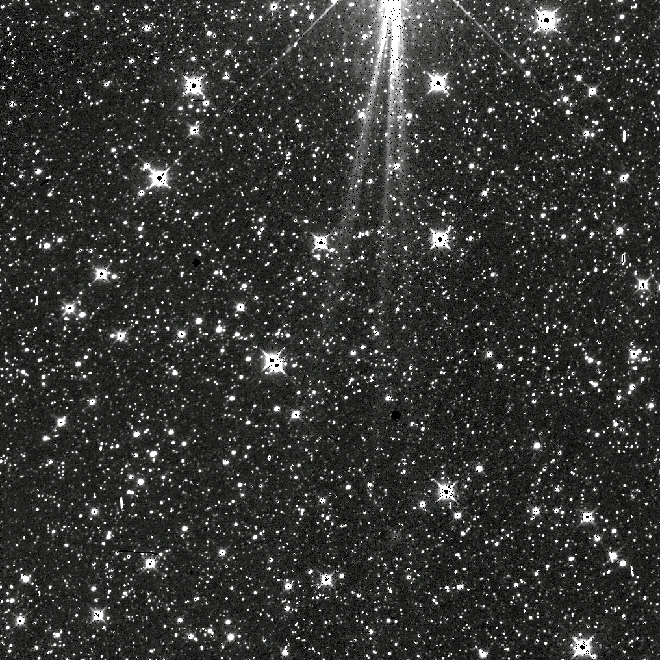
#> input picture SAA_images/saa_img1.png, 660 x 660 px
$ jupyter execute --allow-errors image_prep.ipynb   (shell and % lines are left out)
#> lines starting #> are read from the running program, lines starting #| are printed output that depends on the picture; after the words box and inside, x2 and y2 are one past the last pixel; in counts of white or black regions, pixels touching at a corner belong together
# This takes an image from the NEOWISE SAA database and does the following to create a data file of images with labels:

- takes a portion of it into a smaller image (for processing time)
- identifies bright spots in the smaller image and takes their coordinates
- uses those coordinates to isolate those bright spots into even smaller images
- TODO: saves those images, their coordinates in the original image, and their label (cosmic ray/not cosmic ray) into a file

## Imports

[cell 1]
# ^ necessary for in-line plots

import numpy as np
import pickle
import cv2
import matplotlib.pyplot as plt

## Load image and visualize

[cell 2]
# check images in images folder

[cell 3]
# load image from folder
img = cv2.imread('SAA_images/saa_img1.png')
#> img is the input picture: shape (660, 660, 3); mean B, G, R 52.8, 54.8, 53.7

[cell 4]
# using matplotlib imshow instead of cv2 b/c it can display inline
plt.imshow(img, cmap='gray');

[cell 5]
start_x = 0
start_y = 0
img_size = 50
img_sm_og = img[start_y:(start_y+img_size), start_x:(start_x+img_size)]
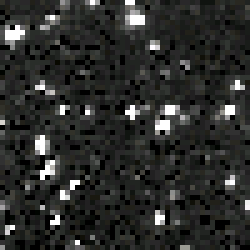
#> img_sm_og: shape (50, 50, 3) (shown 5 times larger); mean B, G, R 43.8, 45.8, 44.7

[cell 6]
plt.imshow(img_sm_og, cmap='gray');

## Detect bright spots

https://www.pyimagesearch.com/2016/10/31/detecting-multiple-bright-spots-in-an-image-with-python-and-opencv/

^ this didn't actually work great. It did lead me to this documentation though:
https://docs.opencv.org/3.1.0/dd/d49/tutorial_py_contour_features.html
https://docs.opencv.org/3.1.0/dc/da5/tutorial_py_drawing_functions.html

[cell 7]
#imports
import numpy as np
import cv2

[cell 8]
# apply light threshold to image
# this takes any pixel value >= 200 and sets it to 255 (white)

thresh = cv2.threshold(img_sm_og, 200, 255, cv2.THRESH_BINARY)[1]
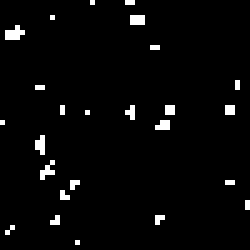
#> thresh: shape (50, 50, 3) (shown 5 times larger); 3% white in thin lines or dots

plt.imshow(thresh);
thresh.shape
#> Out = (50, 50, 3)

[cell 9]
# Turning this into a gray image to find contours later
thresh_gray = cv2.cvtColor(thresh, cv2.COLOR_BGR2GRAY)
#> thresh_gray: shape (50, 50); 3% white in thin lines or dots

plt.imshow(thresh_gray);
thresh_gray.shape # should only be 2D
#> Out = (50, 50)

[cell 10]
# this isolates the bright spots in an image (gives you coords)
contours, hierarchy = cv2.findContours(thresh_gray, 1, 2)
#> contours = 25 contours, all with area under 20
cnt = contours[0] # indeces of one bright spot
#> cnt = [[15, 48]]
print(cnt)
#| [[[15 48]]]
cnt.shape
#> Out = (1, 1, 2)

[cell 11]
# RECTANGLE CHANGES THE ORIGINAL IMAGE, SO MAKE A COPY
rect_img = img_sm_og.copy()

# This draws a bounding box at the site of the bright spot
x, y, w, h = cv2.boundingRect(cnt)
#> x = 15; y = 48; w = 1; h = 1
cv2.rectangle(rect_img, (x,y), (x+w,y+h),(0,255,0),2)
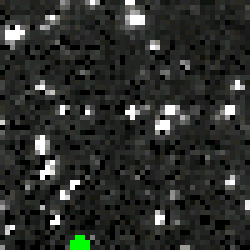
#> rect_img: shape (50, 50, 3) (shown 5 times larger); 0.4% of pixels changed, all inside (x1, y1, x2, y2) = (14, 47, 18, 50)
plt.imshow(rect_img);

[cell 12]
# We can get a portion of the image!! Woohoo!! Look at this test image:

#want a certain amount of pixels on either side of image
size = 6

ymax = y+h # this is for comparison's sake
#> ymax = 49
xmax = x+w
#> xmax = 16

row_mid = (y+y+h)/2
#> row_mid = 48.5
column_mid = (x+x+w)/2
#> column_mid = 15.5

row_begin = int(row_mid - (size/2))
#> row_begin = 45
row_end = int(row_mid + (size/2))
#> row_end = 51

column_begin = int(column_mid - (size/2))
#> column_begin = 12
column_end = int(column_mid + (size/2))
#> column_end = 18

temp = img_sm_og[row_begin:row_end, column_begin:column_end]

plt.imshow(temp);

print(y, ymax)
#| 48 49
print(x, xmax)
#| 15 16
print(row_begin, row_end)
#| 45 51
print(column_begin, column_end)
#| 12 18
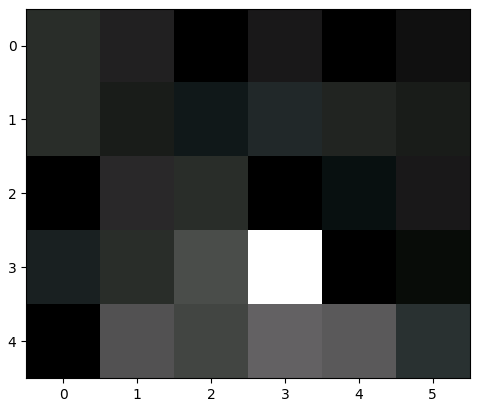
#> figure drawn by matplotlib, 1 panel

## Plot detected bright spots

[cell 13]
# general func for obtaining smaller img
def get_bright_spot(index, size, resize_img=False):
    if index < len(contours):
        cnt = contours[index]
        if len(cnt) > 1:
            cnt = cnt[0]

        x, y, w, h = cv2.boundingRect(cnt)
        row_mid = (y+y+h)/2
        column_mid = (x+x+w)/2

        row_begin = int(row_mid - (size/2))
        row_end = int(row_mid + (size/2))

        column_begin = int(column_mid - (size/2))
        column_end = int(column_mid + (size/2))

        if row_begin < 0:
            row_begin = 0

        if column_begin < 0:
            column_begin = 0

        img_temp = img_sm_og[row_begin:row_end, column_begin:column_end]

    else:
        img_temp = np.random.randint(10,size=(size,size))
        row_mid = 0
        column_mid = 0

    if resize_img:
        height = img_temp.shape[0]
        width = img_temp.shape[1]
        if height != size or width != size:
            img_temp = resize_image(img_temp, size)

    return img_temp, column_mid, row_mid

def resize_image(image, size):
    h, w = image.shape[0], image.shape[1]

    top = size - h
    bottom = 0
    left = size - w
    right = 0

    BLACK = [0,0,0]
    image = cv2.copyMakeBorder(image, top, bottom, left, right, cv2.BORDER_CONSTANT, value = BLACK)
    return image

[cell 14]
# Now to try to plot multiple bright spots

num_cnts = len(contours)
#> num_cnts = 25
fig = plt.figure(figsize=(num_cnts*2, 2*num_cnts))

columns = 1
rows = int(num_cnts/columns)+1
#> rows = 26

for i in range(0, rows*columns):
    img_new, x, y = get_bright_spot(i,6,resize_img=True)
    ax = plt.subplot(rows,columns,i+1)
    ax.set_title('{}: {},{}'.format(i, x, y))
    ax.imshow(img_new)
#> this loop made 26 passes
#> (cnt in get_bright_spot, x, y, row_mid in get_bright_spot, column_mid in get_bright_spot, row_end in get_bright_spot) on passes 1 to 12: ([[15, 48]], 15.5, 48.5, 48.5, 15.5, 51), ([[2, 45]], 2.5, 45.5, 45.5, 2.5, 48), ([[31, 43]], 31.5, 43.5, 43.5, 31.5, 46), ([[11, 43]], 11.5, 43.5, 43.5, 11.5, 46), ([[49, 40]], 49.5, 40.5, 40.5, 49.5, 43), ([[12, 38]], 12.5, 38.5, 38.5, 12.5, 41), ([[45, 36]], 45.5, 36.5, 36.5, 45.5, 39), ([[14, 36]], 14.5, 36.5, 36.5, 14.5, 39), ([[10, 32]], 10.5, 32.5, 32.5, 10.5, 35), ([[8, 27]], 8.5, 27.5, 27.5, 8.5, 30), ([[32, 24]], 32.5, 24.5, 24.5, 32.5, 27), ([[0, 24]], 0.5, 24.5, 24.5, 0.5, 27)

plt.show()
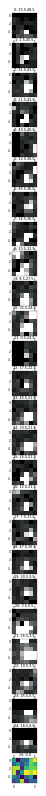
#> figure drawn by matplotlib, 26 panels

# Save data (TODO)

## Create file

[cell 15]
import os

path = "processed_images/"
name = "data"
file_name = "{}{}".format(path, name)

file = open(file_name, "w+") # w+ indicates appending to file, + means creating if it doesn't exist
type(img_new)
# want to save img, x and y coords in original image, and key for type of object
#file.write("img_num,x,y,label \n")
#file.close()

## Save detected bright spots
Append info to file

[cell 16]
# note: need to make img_sm_og and contours in above cells

def save_bright_spot(image,img_num, x, y, label):
    cv2.imwrite(os.path.join(path, '{}.png'.format(img_num)), image)
    with open(file_name, 'a') as file:
        file.write('{},{},{},{}\n'.format(img_num,x,y,label))

[cell 17]
for i in range(0,len(contours)):
    img_new, x, y = get_bright_spot(i,6,resize_img=True)
    save_bright_spot(img_new,i,x, y, 1)
#> this loop made 25 passes
#> (cnt in get_bright_spot, x, y, row_mid in get_bright_spot, column_mid in get_bright_spot) on passes 3, 4, 6, 7, 8, 9, 10, 11, 13: ([[31, 43]], 31.5, 43.5, 43.5, 31.5), ([[11, 43]], 11.5, 43.5, 43.5, 11.5), ([[12, 38]], 12.5, 38.5, 38.5, 12.5), ([[45, 36]], 45.5, 36.5, 36.5, 45.5), ([[14, 36]], 14.5, 36.5, 36.5, 14.5), ([[10, 32]], 10.5, 32.5, 32.5, 10.5), ([[8, 27]], 8.5, 27.5, 27.5, 8.5), ([[32, 24]], 32.5, 24.5, 24.5, 32.5), ([[17, 22]], 17.5, 22.5, 22.5, 17.5)
#> (cnt in get_bright_spot, x, y, row_mid in get_bright_spot, column_mid in get_bright_spot) on passes 1, 2, 5, 12: ([[15, 48]], 15.5, 48.5, 48.5, 15.5), ([[2, 45]], 2.5, 45.5, 45.5, 2.5), ([[49, 40]], 49.5, 40.5, 40.5, 49.5), ([[0, 24]], 0.5, 24.5, 24.5, 0.5)
